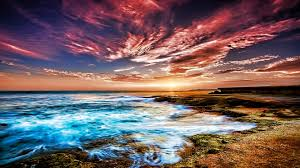
#> input picture openCv/image1.jpg, 300 x 168 px, given in place of the camera
$ python NoiseElimination_With_BlurAndSmooth.py
#> lines starting #> are read from the running program, lines starting #| are printed output that depends on the picture; after the words box and inside, x2 and y2 are one past the last pixel; in counts of white or black regions, pixels touching at a corner belong together
import cv2
import numpy as np

cap = cv2.VideoCapture(0)

while True:
    _, frame = cap.read()
#> frame is the input picture: shape (168, 300, 3); mean B, G, R 99.2, 96.2, 115.6
    #hsv - hue, saturation and value
    hsv = cv2.cvtColor(frame, cv2.COLOR_BGR2HSV)
#> hsv: shape (168, 300, 3); mean H, S, V 80.3, 129.8, 136
    ##Horror film
    ##lower_blue = np.array([50,0,0])
    ##upper_blue = np.array([255,255,255])

    lower_yellow = np.array([29,97,0])
    upper_yellow = np.array([66,255,255])

    mask = cv2.inRange(hsv, lower_yellow, upper_yellow)
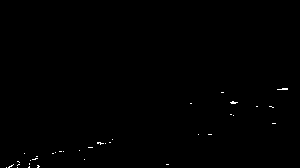
#> mask: shape (168, 300); 0.25% white in thin lines or dots, all inside (x1, y1, x2, y2) = (6, 88, 288, 168)
    res = cv2.bitwise_and(frame, frame, mask = mask)

    #Loosing background noise with different types of filter
    kernel = np.ones((15,15), np.float32)/255
    smoothed = cv2.filter2D(res, -1, kernel)
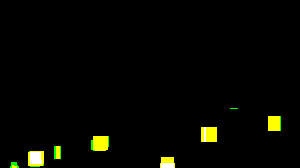
#> smoothed: shape (168, 300, 3); mean B, G, R 0.00458, 0.0245, 0.0217; drawn with 1 as white
    blur = cv2.GaussianBlur(res, (15,15), 0)
    #Better clarity
    median = cv2.medianBlur(res, 15)
#> median: shape (168, 300, 3); every value is 0

    ##cv2.imshow("Dectect and Filter", frame)
    ##cv2.imshow("Mask", mask)
    cv2.imshow("Result", res)
    cv2.imshow("Smoothed", smoothed)
    cv2.imshow("Blurred", blur)
    cv2.imshow("Median", median)
    if cv2.waitKey(1) & 0xFF == ord("q"):
#> (key q is pressed here)
        break


cv2.destroyAllWindows()
cap.release()

$ run again, on openCv/Spanish.jpg
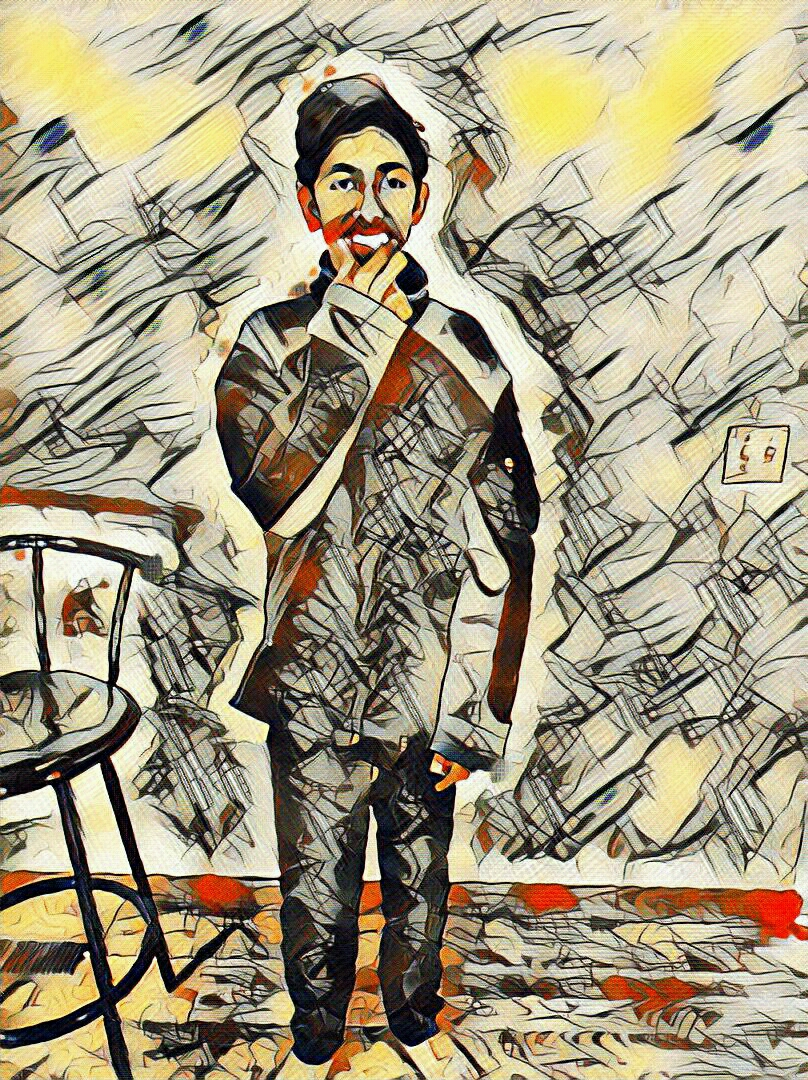
#> input picture openCv/Spanish.jpg, 808 x 1080 px, given in place of the camera
#> frame is the input picture: shape (1080, 808, 3); mean B, G, R 128.8, 154.8, 163.9
#> hsv: shape (1080, 808, 3); mean H, S, V 34.5, 71.5, 165.8
#> `mask = cv2.inRange(hsv, lower_yellow, upper_yellow)`:
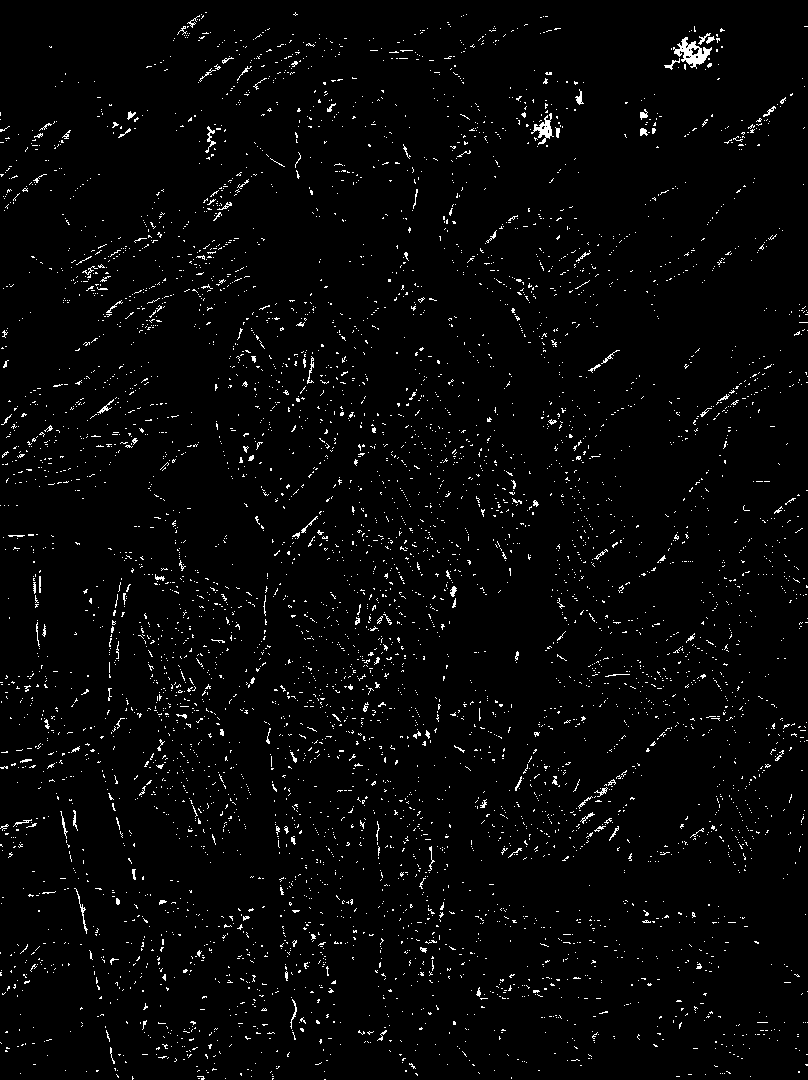
#> mask: shape (1080, 808); 2.5% white in thin lines or dots
#> `res = cv2.bitwise_and(frame, frame, mask = mask)`:
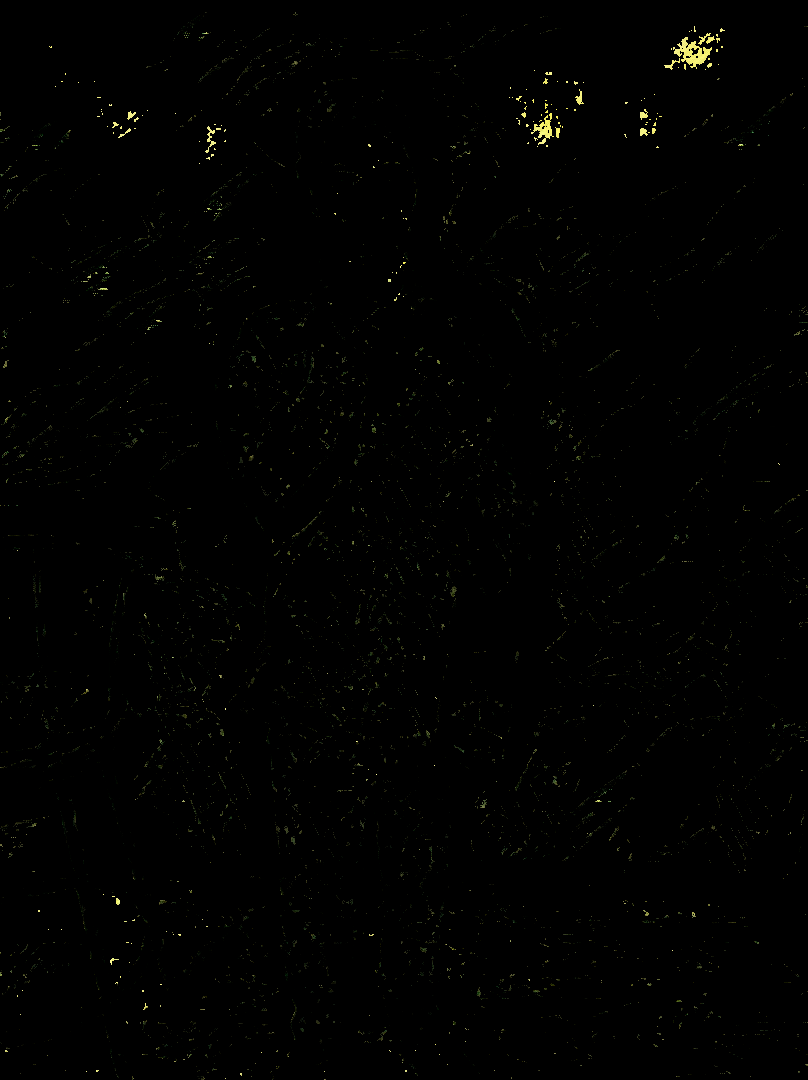
#> res: shape (1080, 808, 3); mean B, G, R 0.6, 1.3, 1.2
